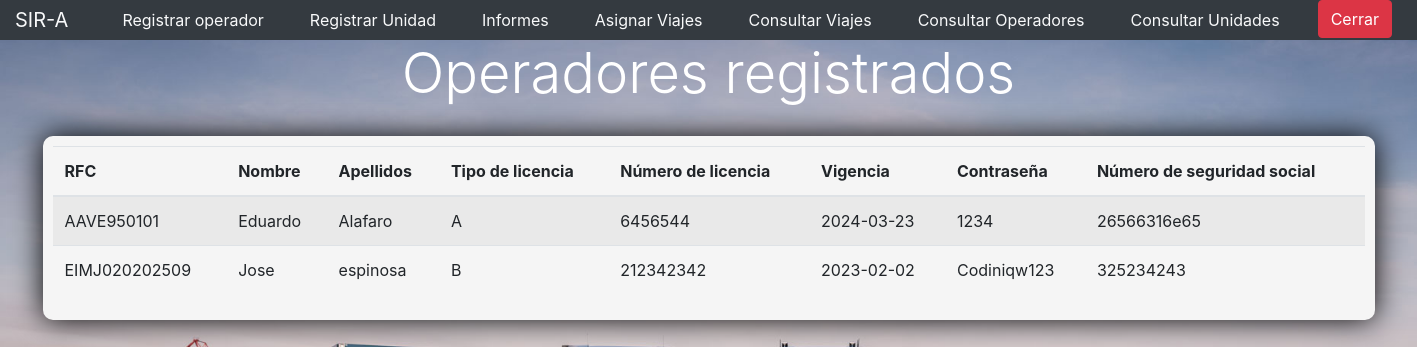
The page /administrador/consultaOperadores.php (signed in) on the database its author committed.
### tables this page shows
CREATE TABLE IF NOT EXISTS `operador` (
  `RFC` varchar(255) NOT NULL,
  `nombre` varchar(255) NOT NULL,
  `apellidos` varchar(255) NOT NULL,
  `tipo_licencia` varchar(255) NOT NULL,
  `numero_licencia` varchar(255) NOT NULL,
  `vigencia` date NOT NULL,
  `password` varchar(255) NOT NULL,
  `NSS` varchar(255) NOT NULL,
  `Foto` varchar(100) NOT NULL,
  PRIMARY KEY (`RFC`)
);

### FuncionesBD.php (called while the page is built, shortened)
<?php
function connect()
{
    $Server = "localhost";
    $BD = "t_super_refrigeradores";
    $user = "root";
    $pwd = "";
    $conection = mysqli_connect($Server, $user, $pwd, $BD) or die("No se pudo conectar");
    return $conection;
}
function consultaOperadores(){
    $conex=connect();
    $selectUsu="select * from operador";
    try {
        $rsViajes = mysqli_query($conex,$selectUsu);
        return $rsViajes;
    } catch (Exception $e) {
        die('Excepcion al consultar Operadores:'.$e->getMessage());
    }
}

### administrador/consultaOperadores.php (the view, shortened to what this page needs)
<!doctype html>
<html>
<head>
  <link rel="stylesheet" href="https://cdn.jsdelivr.net/npm/bootstrap@4.6.0/dist/css/bootstrap.min.css" />
  <link rel="stylesheet" href="../css/style.css">
  <div class="container col-auto bg-dark">
      <?php include_once "navBar.php" ?>
  </div>
</head>
<body>
    <h1 class="display-4 text-center" style="color:white">Operadores registrados</h1>
    <div class="formViajes">
    <table class="table table-hover table-striped">
  <thead>
    <tr>
      <th scope="col">RFC</th>
      <th scope="col">Nombre</th>
      <th scope="col">Apellidos</th>
      <th scope="col">Tipo de licencia</th>
      <th scope="col">Número de licencia</th>
      <th scope="col">Vigencia</th>
      <th scope="col">Contraseña</th>
      <th scope="col">Número de seguridad social</th>
    </tr>
  </thead>
  <tbody>
    <?php
        require '../funcionesBD.php';
        $rsOperador= consultaOperadores();
        while ($arrOperador=mysqli_fetch_array($rsOperador)) {
            echo "
            <tr>
            <td>".$arrOperador['RFC']."</td>
            <td>".$arrOperador['nombre']."</td>
            <td>".$arrOperador['apellidos']."</td>
            <td>".$arrOperador['tipo_licencia']."</td>
            <td>".$arrOperador['numero_licencia']."</td>
            <td>".$arrOperador['vigencia']."</td>
            <td>".$arrOperador['password']."</td>
            <td>".$arrOperador['NSS']."</td>
            </tr>";
        }
    ?>
  </tbody>
</table>
</div>
</body>
</html>

### css/style.css (style rules this page uses)
body { background-image: url(../img/1860x1050-R2A8182.jpg); background-repeat: no-repeat; background-position: center center; background-attachment: fixed; background-size: cover; background-color: #1b1a1a; }
.formViajes { position: center center; margin: 2vw 3vw; top: 10vh; background: whitesmoke; padding: 10px; border-radius: 10px; box-shadow: 0px 0px 30px 0px #000; }

### rows shown on the page
operador: RFC "AAVE950101", nombre "Eduardo", apellidos "Alafaro", tipo_licencia "A", numero_licencia "6456544", vigencia "2024-03-23", password "1234", NSS "26566316e65"
operador: RFC "EIMJ020202509", nombre "Jose", apellidos "espinosa", tipo_licencia "B", numero_licencia "212342342", vigencia "2023-02-02", password "Codiniqw123", NSS "325234243"
